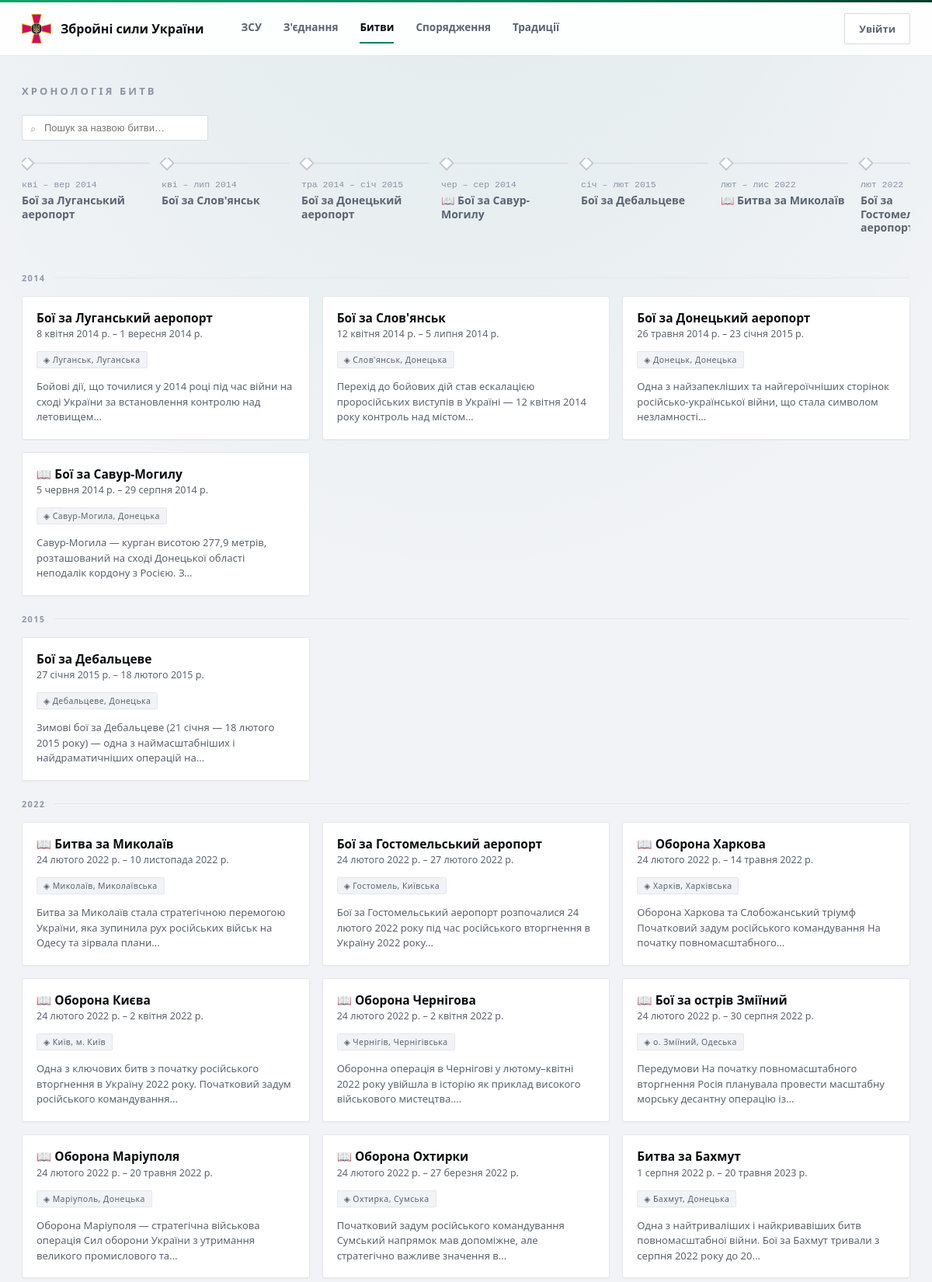
The app's page /battles (upper part) with its own data.
### tables this page shows
CREATE TABLE battles (
    battle_id      INTEGER PRIMARY KEY,
    name           TEXT NOT NULL,
    location_id    INTEGER REFERENCES locations (location_id),
    start_date     DATE,
    end_date       DATE,
    description    TEXT,
    created_at     TIMESTAMP NOT NULL DEFAULT CURRENT_TIMESTAMP,
    updated_at     TIMESTAMP NOT NULL DEFAULT CURRENT_TIMESTAMP,
    CHECK (start_date IS NULL OR end_date IS NULL OR start_date <= end_date)
);

CREATE TABLE locations (
    location_id   INTEGER PRIMARY KEY,
    city_name     TEXT NOT NULL,
    region_id     INTEGER NOT NULL REFERENCES regions (region_id),
    created_at    TIMESTAMP NOT NULL DEFAULT CURRENT_TIMESTAMP,
    updated_at    TIMESTAMP NOT NULL DEFAULT CURRENT_TIMESTAMP,
    UNIQUE (city_name, region_id)
);

CREATE TABLE regions (
    region_id      INTEGER PRIMARY KEY,
    region_name    TEXT NOT NULL UNIQUE,
    created_at     TIMESTAMP NOT NULL DEFAULT CURRENT_TIMESTAMP,
    updated_at     TIMESTAMP NOT NULL DEFAULT CURRENT_TIMESTAMP
);

### app/routers/battles.py (the view)
@router.get("")
def list_battles(request: Request, db: sqlite3.Connection = Depends(get_db)):
    rows = db.execute(
        """SELECT b.battle_id, b.name, b.start_date, b.end_date, b.description, l.city_name, r.region_name
           FROM battles b
           LEFT JOIN locations l ON b.location_id = l.location_id
           LEFT JOIN regions r ON l.region_id = r.region_id
           ORDER BY b.start_date"""
    ).fetchall()
    battles = []
    for r in rows:
        battle = dict(r)
        battle["status"] = _battle_status(r["start_date"], r["end_date"])
        battle["period"] = _format_period(r["start_date"], r["end_date"])
        battle["year"] = r["start_date"][:4] if r["start_date"] else None
        battles.append(battle)
    return templates.TemplateResponse(request, "battles_list.html", {"battles": battles})

### app/templates/battles_list.html (shortened to what this page needs)
{% extends "base.html" %}
{% block content %}
<div class="page-eyebrow">Хронологія битв</div>
<div class="toolbar">
  <div class="search search--inline">
    <input id="battle-search" placeholder="Пошук за назвою битви…" autocomplete="off">
  </div>
</div>
{% if battles %}
<div class="timeline" id="battles-timeline">
  <div class="timeline__track">
    {% for b in battles %}
      <a class="timeline__node battle-row {{ 'is-active' if b.status == 'триває' }}" data-name="{{ b.name|lower }}" href="/battles/{{ b.battle_id }}">
        <div class="line">
          <span class="diamond"></span>
          <span class="bar"></span>
        </div>
        <div class="period">{{ b.period }}</div>
        <div class="name">{{ b.name }}</div>
      </a>
    {% endfor %}
  </div>
</div>
{% endif %}
<div class="grid-cards" id="battles-cards">
  {% for b in battles %}
    {% if loop.first or b.year != battles[loop.index0 - 1].year %}
      <div class="divider"><span>{{ b.year or 'Без дати' }}</span></div>
    {% endif %}
    <a class="card battle-row" data-name="{{ b.name|lower }}" href="/battles/{{ b.battle_id }}">
      <div class="card__head">
        <span class="card__title">
          <span class="card__name">{{ b.name }}</span>
          <span class="card__sub mono">{{ b.start_date | uk_date }}{% if b.end_date %} – {{ b.end_date | uk_date }}{% endif %}</span>
        </span>
      </div>
      {% if b.city_name %}<div class="tags"><span class="tag">◈ {{ b.city_name }}{% if b.region_name %}, {{ b.region_name }}{% endif %}</span></div>{% endif %}
      {% if b.description %}<div style="color:var(--muted);font-size:13px;line-height:1.5">{{ b.description|striptags|truncate(120) }}</div>{% endif %}
    </a>
  {% else %}
    <div class="empty" style="grid-column:1/-1">Битви ще не додані.</div>
  {% endfor %}
</div>
{% endblock %}

### static/css/style.css (style rules this page uses)
:root { --green: #03815B; --green-hover: #026A4A; --green-deep: #023A28; --green-mid: #0FA36B; --green-light: #1FB37C; --accent-text: #045C40; --tint-bg: rgba(3,129,91,0.08); --tint-border: rgba(3,129,91,0.22); --page: #F1F3F6; --card: #FFFFFF; --line: #E4E7EC; --line-2: #EEF0F3; --line-3: #F1F3F6; --input: #D7DBE2; --ink: #0B0D12; --text: #2B303A; --muted: #5B6472; --faint: #8A93A6; --ghost: #9099A8; --mono: "Cascadia Code","Consolas",ui-monospace,monospace; --shadow: 0 1px 2px rgba(20,22,30,0.04); --shadow-h: 0 8px 24px rgba(3,129,91,0.14); }
* { box-sizing: border-box; }
html, body { margin: 0; padding: 0; }
body { font-family: "Calibri","Source Sans Pro","Segoe UI",system-ui,sans-serif; background: var(--page); background-image: radial-gradient(120% 55% at 50% -8%, rgba(3,129,91,0.08) 0%, rgba(241,243,246,0) 55%); background-attachment: fixed; color: var(--text); -webkit-font-smoothing: antialiased; }
a { color: var(--green); text-decoration: none; }
.search { position: relative; display: flex; align-items: center; }
.search::before { content: "⌕"; position: absolute; left: 11px; color: var(--ghost); font-size: 13px; }
.search input { width: 210px; background: #fff; border: 1px solid var(--input); color: var(--text); padding: 8px 12px 8px 28px; font-size: 13px; outline: none; border-radius: 2px; }
.search--inline { margin-right: auto; }
.search--inline input { width: 240px; }
.page-eyebrow { color: var(--faint); font-size: 13px; letter-spacing: 0.24em; text-transform: uppercase; font-weight: 700; margin-bottom: 22px; }
.toolbar { display: flex; align-items: flex-end; justify-content: flex-end; gap: 12px; flex-wrap: wrap; margin-bottom: 22px; }
.divider { display: flex; align-items: center; gap: 12px; margin-top: 6px; }
.grid-cards .divider { grid-column: 1 / -1; }
.divider span { color: var(--ghost); font-size: 11px; letter-spacing: 0.12em; text-transform: uppercase; font-weight: 600; white-space: nowrap; }
.divider::after { content: ""; flex: 1; height: 1px; background: var(--line); }
.grid-cards { display: grid; grid-template-columns: repeat(auto-fill,minmax(280px,1fr)); gap: 16px; }
.card { text-align: left; cursor: pointer; background: var(--card); border: 1px solid var(--line); border-radius: 3px; padding: 18px; display: flex; flex-direction: column; gap: 14px; box-shadow: var(--shadow); transition: border-color .15s, transform .15s, box-shadow .15s; color: inherit; }
.card__head { display: flex; align-items: flex-start; gap: 14px; }
.card__title { min-width: 0; display: flex; flex-direction: column; }
.card__name { color: var(--ink); font-weight: 700; font-size: 15.5px; line-height: 1.2; }
.card__sub { color: var(--muted); font-size: 12.5px; margin-top: 3px; }
.tags { display: flex; flex-wrap: wrap; gap: 6px; }
.tag { font-size: 10.5px; letter-spacing: 0.04em; color: var(--muted); background: var(--line-3); border: 1px solid var(--line); padding: 3px 8px; border-radius: 2px; white-space: nowrap; }
.timeline { position: relative; margin-bottom: 36px; overflow-x: auto; padding-bottom: 6px; }
.timeline__track { display: flex; min-width: min-content; }
.timeline__node { flex: 1; min-width: 180px; padding-right: 16px; }
.timeline__node .line { display: flex; align-items: center; }
.timeline__node .diamond { width: 14px; height: 14px; flex: none; transform: rotate(45deg); background: #fff; border: 2px solid #C2C8D2; }
.timeline__node .bar { flex: 1; height: 2px; background: #DDE1E8; }
.timeline__node .period { font-family: var(--mono); font-size: 11.5px; color: var(--faint); margin-top: 14px; }
.timeline__node .name { margin-top: 5px; font-size: 14px; font-weight: 600; color: var(--muted); line-height: 1.25; }
a.timeline__node { display: block; color: inherit; cursor: pointer; }

### records on screen
battles: period "кві – вер 2014", name "Бої за Луганський аеропорт", year "2014", start_date|uk_date "8 квітня 2014 р.", end_date|uk_date "1 вересня 2014 р.", city_name "Луганськ", region_name "Луганська", description "Бойові дії, що точилися у 2014 році під час війни на сході України за встановлення контролю над летовищем..."
battles: period "кві – лип 2014", name "Бої за Слов'янськ", start_date|uk_date "12 квітня 2014 р.", end_date|uk_date "5 липня 2014 р.", city_name "Слов'янськ", region_name "Донецька", description "Перехід до бойових дій став ескалацією проросійських виступів в Україні — 12 квітня 2014 року контроль над містом..."
battles: period "тра 2014 – січ 2015", name "Бої за Донецький аеропорт", start_date|uk_date "26 травня 2014 р.", end_date|uk_date "23 січня 2015 р.", city_name "Донецьк", region_name "Донецька", description "Одна з найзапекліших та найгероїчніших сторінок російсько-української війни, що стала символом незламності..."
battles: period "чер – сер 2014", name "📖 Бої за Савур-Могилу", start_date|uk_date "5 червня 2014 р.", end_date|uk_date "29 серпня 2014 р.", city_name "Савур-Могила", region_name "Донецька", description "Савур-Могила — курган висотою 277,9 метрів, розташований на сході Донецької області неподалік кордону з Росією. З..."
battles: period "січ – лют 2015", name "Бої за Дебальцеве", year "2015", start_date|uk_date "27 січня 2015 р.", end_date|uk_date "18 лютого 2015 р.", city_name "Дебальцеве", region_name "Донецька", description "Зимові бої за Дебальцеве (21 січня — 18 лютого 2015 року) — одна з наймасштабніших і найдраматичніших операцій на..."
battles: period "лют – лис 2022", name "📖 Битва за Миколаїв", year "2022", start_date|uk_date "24 лютого 2022 р.", end_date|uk_date "10 листопада 2022 р.", city_name "Миколаїв", region_name "Миколаївська", description "Битва за Миколаїв стала стратегічною перемогою України, яка зупинила рух російських військ на Одесу та зірвала плани..."
battles: period "лют 2022", name "Бої за…", name "Бої за Гостомельський аеропорт", start_date|uk_date "24 лютого 2022 р.", end_date|uk_date "27 лютого 2022 р.", city_name "Гостомель", region_name "Київська", description "Бої за Гостомельський аеропорт розпочалися 24 лютого 2022 року під час російського вторгнення в Україну 2022 року..."
battles: name "📖 Оборона Харкова", start_date|uk_date "24 лютого 2022 р.", end_date|uk_date "14 травня 2022 р.", city_name "Харків", region_name "Харківська", description "Оборона Харкова та Слобожанський тріумф Початковий задум російського командування На початку повномасштабного..."
battles: name "📖 Оборона Києва", start_date|uk_date "24 лютого 2022 р.", end_date|uk_date "2 квітня 2022 р.", city_name "Київ", region_name "м. Київ", description "Одна з ключових битв з початку російського вторгнення в Україну 2022 року. Початковий задум російського командування..."
battles: name "📖 Оборона Чернігова", start_date|uk_date "24 лютого 2022 р.", end_date|uk_date "2 квітня 2022 р.", city_name "Чернігів", region_name "Чернігівська", description "Оборонна операція в Чернігові у лютому–квітні 2022 року увійшла в історію як приклад високого військового мистецтва...."
battles: name "📖 Бої за острів Зміїний", start_date|uk_date "24 лютого 2022 р.", end_date|uk_date "30 серпня 2022 р.", city_name "о. Зміїний", region_name "Одеська", description "Передумови На початку повномасштабного вторгнення Росія планувала провести масштабну морську десантну операцію із..."
battles: name "📖 Оборона Маріуполя", start_date|uk_date "24 лютого 2022 р.", end_date|uk_date "20 травня 2022 р.", city_name "Маріуполь", region_name "Донецька", description "Оборона Маріуполя — стратегічна військова операція Сил оборони України з утримання великого промислового та..."
battles: name "📖 Оборона Охтирки", start_date|uk_date "24 лютого 2022 р.", end_date|uk_date "27 березня 2022 р.", city_name "Охтирка", region_name "Сумська", description "Початковий задум російського командування Сумський напрямок мав допоміжне, але стратегічно важливе значення в..."
battles: name "Битва за Бахмут", start_date|uk_date "1 серпня 2022 р.", end_date|uk_date "20 травня 2023 р.", city_name "Бахмут", region_name "Донецька", description "Одна з найтриваліших і найкривавіших битв повномасштабної війни. Бої за Бахмут тривали з серпня 2022 року до 20..."
